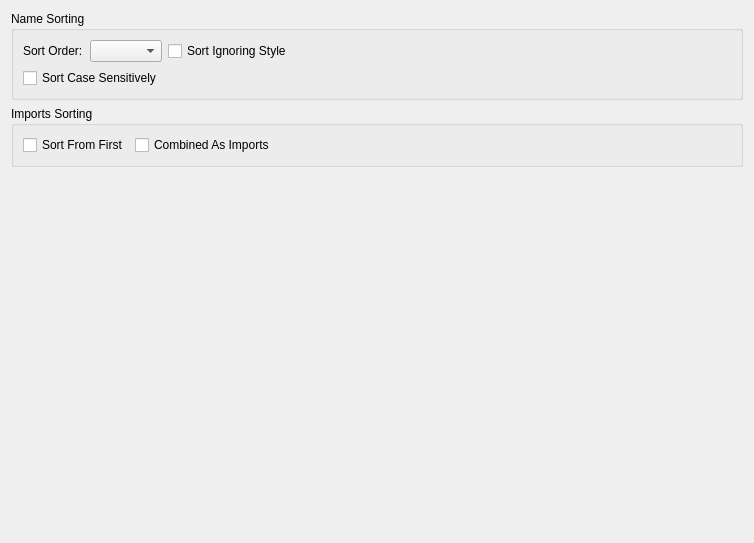
         <widget class="QWidget" name="nameOrderOptionsTab">
          <attribute name="title">
           <string>Name Order</string>
          </attribute>
          <layout class="QVBoxLayout" name="verticalLayout_19">
           <item>
            <widget class="QGroupBox" name="groupBox_18">
             <property name="title">
              <string>Name Sorting</string>
             </property>
             <layout class="QGridLayout" name="gridLayout_10">
              <item row="0" column="0">
               <widget class="QLabel" name="label_37">
                <property name="text">
                 <string>Sort Order:</string>
                </property>
               </widget>
              </item>
              <item row="0" column="1">
               <widget class="QComboBox" name="sortOrderComboBox">
                <property name="toolTip">
                 <string>Select the sort order</string>
                </property>
               </widget>
              </item>
              <item row="0" column="2">
               <widget class="QCheckBox" name="sortIgnoreStyleCheckBox">
                <property name="toolTip">
                 <string>Select to sort the imports by module, independent of import style</string>
                </property>
                <property name="text">
                 <string>Sort Ignoring Style</string>
                </property>
               </widget>
              </item>
              <item row="0" column="3">
               <spacer name="horizontalSpacer_4">
                <property name="orientation">
                 <enum>Qt::Orientation::Horizontal</enum>
                </property>
                <property name="sizeHint" stdset="0">
                 <size>
                  <width>439</width>
                  <height>20</height>
                 </size>
                </property>
               </spacer>
              </item>
              <item row="1" column="0" colspan="2">
               <widget class="QCheckBox" name="sortCaseSensitiveCheckBox">
                <property name="toolTip">
                 <string>Select to sort imports observing the case</string>
                </property>
                <property name="text">
                 <string>Sort Case Sensitively</string>
                </property>
               </widget>
              </item>
             </layout>
            </widget>
           </item>
           <item>
            <widget class="QGroupBox" name="groupBox_19">
             <property name="title">
              <string>Imports Sorting</string>
             </property>
             <layout class="QHBoxLayout" name="horizontalLayout_13">
              <item>
               <widget class="QCheckBox" name="sortFromFirstCheckBox">
                <property name="toolTip">
                 <string>Select to place from imports first then straight ones</string>
                </property>
                <property name="text">
                 <string>Sort From First</string>
                </property>
               </widget>
              </item>
              <item>
               <widget class="QCheckBox" name="combinedAsImpotsCheckBox">
                <property name="toolTip">
                 <string>Select to allow combined as imports (e.g. from foo import bar, baz as bas)</string>
                </property>
                <property name="text">
                 <string>Combined As Imports</string>
                </property>
               </widget>
              </item>
              <item>
               <spacer name="horizontalSpacer_11">
                <property name="orientation">
                 <enum>Qt::Orientation::Horizontal</enum>
                </property>
                <property name="sizeHint" stdset="0">
                 <size>
                  <width>313</width>
                  <height>20</height>
                 </size>
                </property>
               </spacer>
              </item>
             </layout>
            </widget>
           </item>
           <item>
            <spacer name="verticalSpacer_10">
             <property name="orientation">
              <enum>Qt::Orientation::Vertical</enum>
             </property>
             <property name="sizeHint" stdset="0">
              <size>
               <width>20</width>
               <height>365</height>
              </size>
             </property>
            </spacer>
           </item>
          </layout>
         </widget>
